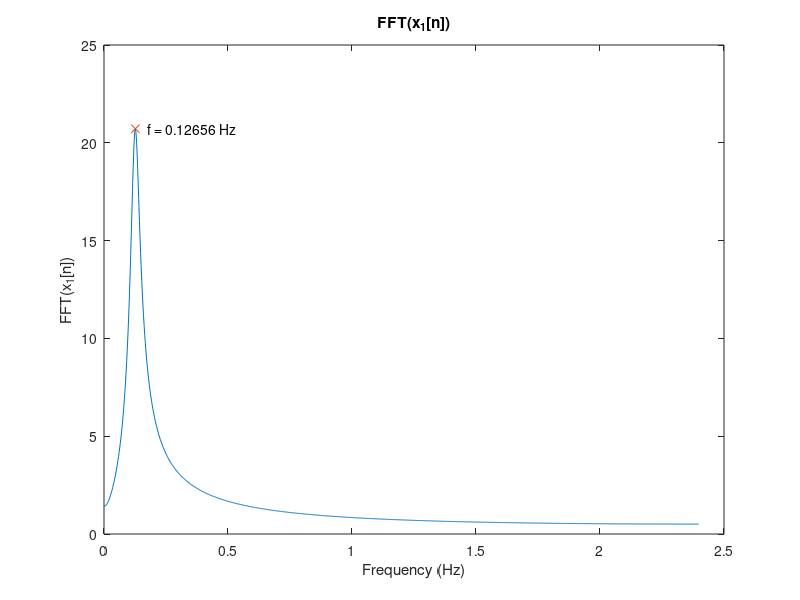

The MATLAB source for this figure:
clear;
close all;

N = 2048;
F_s = 4.8;

t = 0:1/F_s:1/F_s*(N-1);

F = 0.25 * pi / 2 / pi;
x = exp(-0.12 * t) .* cos(2 * pi * F * t);

X = fft(x);
X = fftshift(X);

X = X(N/2+1:N);
X = abs(X);
f = (N/2:N-1) * F_s / N - F_s / 2;
plot(f, X);
title('FFT(x_1[n])');
xlabel('Frequency (Hz)');
ylabel('FFT(x_1[n])');

% peaks
pos = find(diff(sign(diff(X)))<0) + 1;
for index=pos
	text(f(index) + 0.02 * max(f), X(index), ['f = ' num2str(f(index)) ' Hz']);
end
hold on;
plot(f(pos), X(pos), 'x');
